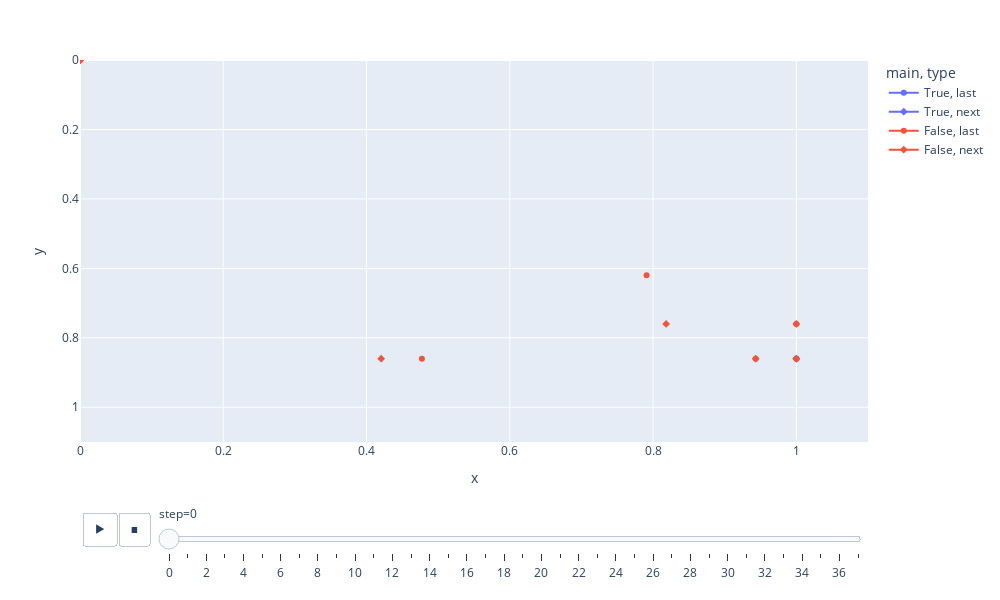

The notebook cell saved with this chart:
### Code cell
chk.plot("6")

### Figure 1 — Plotly figure (JSON) as saved in the notebook; plotly's stock layout.template omitted (floating-point values rounded to 4 significant figures)
{"data": [{"hovertemplate": "<b>%{hovertext}</b><br><br>main=True<br>type=last<br>step=0<br>name=0<br>x=%{x}<br>y=%{y}<extra></extra>", "hovertext": ["Last node of 0 <br> reward: 1.0 <br> action: [5, 0, 5, 0, 4, 2, 0, 0, 3, 0] <br> in system: 1.0"], "legendgroup": "True, last", "line": {"color": "#636efa", "dash": "solid"}, "marker": {"symbol": "circle"}, "mode": "lines+markers", "name": "True, last", "orientation": "v", "showlegend": true, "type": "scatter", "x": [1], "xaxis": "x", "y": [0.86], "yaxis": "y"}, {"hovertemplate": "<b>%{hovertext}</b><br><br>main=True<br>type=next<br>step=0<br>name=0<br>x=%{x}<br>y=%{y}<extra></extra>", "hovertext": ["Next node of 0 <br> reward: 1.0 <br> action: [5, 0, 5, 0, 4, 2, 0, 0, 3, 0] <br> in system: 1.0"], "legendgroup": "True, next", "line": {"color": "#636efa", "dash": "solid"}, "marker": {"symbol": "diamond"}, "mode": "lines+markers", "name": "True, next", "orientation": "v", "showlegend": true, "type": "scatter", "x": [1], "xaxis": "x", "y": [0.86], "yaxis": "y"}, {"hovertemplate": "<b>%{hovertext}</b><br><br>main=False<br>type=last<br>step=0<br>name=1<br>x=%{x}<br>y=%{y}<extra></extra>", "hovertext": ["Last node of 1 <br> reward: 1.0 <br> action: [5, 0, 5, 0, 4, 2, 0, 0, 3, 0] <br> in system: 1.0"], "legendgroup": "False, last", "line": {"color": "#EF553B", "dash": "solid"}, "marker": {"symbol": "circle"}, "mode": "lines+markers", "name": "False, last", "orientation": "v", "showlegend": true, "type": "scatter", "x": [0.4773], "xaxis": "x", "y": [0.86], "yaxis": "y"}, {"hovertemplate": "<b>%{hovertext}</b><br><br>main=False<br>type=last<br>step=0<br>name=2<br>x=%{x}<br>y=%{y}<extra></extra>", "hovertext": ["Last node of 2 <br> reward: 1.0 <br> action: [5, 0, 5, 0, 4, 2, 0, 0, 3, 0] <br> in system: 0.0"], "legendgroup": "False, last", "line": {"color": "#EF553B", "dash": "solid"}, "marker": {"symbol": "circle"}, "mode": "lines+markers", "name": "False, last", "orientation": "v", "showlegend": false, "type": "scatter", "x": [0], "xaxis": "x", "y": [0], "yaxis": "y"}, {"hovertemplate": "<b>%{hovertext}</b><br><br>main=False<br>type=last<br>step=0<br>name=3<br>x=%{x}<br>y=%{y}<extra></extra>", "hovertext": ["Last node of 3 <br> reward: 1.0 <br> action: [5, 0, 5, 0, 4, 2, 0, 0, 3, 0] <br> in system: 0.0"], "legendgroup": "False, last", "line": {"color": "#EF553B", "dash": "solid"}, "marker": {"symbol": "circle"}, "mode": "lines+markers", "name": "False, last", "orientation": "v", "showlegend": false, "type": "scatter", "x": [0], "xaxis": "x", "y": [0], "yaxis": "y"}, {"hovertemplate": "<b>%{hovertext}</b><br><br>main=False<br>type=last<br>step=0<br>name=4<br>x=%{x}<br>y=%{y}<extra></extra>", "hovertext": ["Last node of 4 <br> reward: 1.0 <br> action: [5, 0, 5, 0, 4, 2, 0, 0, 3, 0] <br> in system: 0.0"], "legendgroup": "False, last", "line": {"color": "#EF553B", "dash": "solid"}, "marker": {"symbol": "circle"}, "mode": "lines+markers", "name": "False, last", "orientation": "v", "showlegend": false, "type": "scatter", "x": [0], "xaxis": "x", "y": [0], "yaxis": "y"}, {"hovertemplate": "<b>%{hovertext}</b><br><br>main=False<br>type=last<br>step=0<br>name=5<br>x=%{x}<br>y=%{y}<extra></extra>", "hovertext": ["Last node of 5 <br> reward: 1.0 <br> action: [5, 0, 5, 0, 4, 2, 0, 0, 3, 0] <br> in system: 0.0"], "legendgroup": "False, last", "line": {"color": "#EF553B", "dash": "solid"}, "marker": {"symbol": "circle"}, "mode": "lines+markers", "name": "False, last", "orientation": "v", "showlegend": false, "type": "scatter", "x": [0], "xaxis": "x", "y": [0], "yaxis": "y"}, {"hovertemplate": "<b>%{hovertext}</b><br><br>main=False<br>type=last<br>step=0<br>name=6<br>x=%{x}<br>y=%{y}<extra></extra>", "hovertext": ["Last node of 6 <br> reward: 1.0 <br> action: [5, 0, 5, 0, 4, 2, 0, 0, 3, 0] <br> in system: 0.0"], "legendgroup": "False, last", "line": {"color": "#EF553B", "dash": "solid"}, "marker": {"symbol": "circle"}, "mode": "lines+markers", "name": "False, last", "orientation": "v", "showlegend": false, "type": "scatter", "x": [1], "xaxis": "x", "y": [0.86], "yaxis": "y"}, {"hovertemplate": "<b>%{hovertext}</b><br><br>main=False<br>type=last<br>step=0<br>name=7<br>x=%{x}<br>y=%{y}<extra></extra>", "hovertext": ["Last node of 7 <br> reward: 1.0 <br> action: [5, 0, 5, 0, 4, 2, 0, 0, 3, 0] <br> in system: 1.0"], "legendgroup": "False, last", "line": {"color": "#EF553B", "dash": "solid"}, "marker": {"symbol": "circle"}, "mode": "lines+markers", "name": "False, last", "orientation": "v", "showlegend": false, "type": "scatter", "x": [0.9432], "xaxis": "x", "y": [0.86], "yaxis": "y"}, {"hovertemplate": "<b>%{hovertext}</b><br><br>main=False<br>type=last<br>step=0<br>name=8<br>x=%{x}<br>y=%{y}<extra></extra>", "hovertext": ["Last node of 8 <br> reward: 1.0 <br> action: [5, 0, 5, 0, 4, 2, 0, 0, 3, 0] <br> in system: 1.0"], "legendgroup": "False, last", "line": {"color": "#EF553B", "dash": "solid"}, "marker": {"symbol": "circle"}, "mode": "lines+markers", "name": "False, last", "orientation": "v", "showlegend": false, "type": "scatter", "x": [0.7909], "xaxis": "x", "y": [0.62], "yaxis": "y"}, {"hovertemplate": "<b>%{hovertext}</b><br><br>main=False<br>type=last<br>step=0<br>name=9<br>x=%{x}<br>y=%{y}<extra></extra>", "hovertext": ["Last node of 9 <br> reward: 1.0 <br> action: [5, 0, 5, 0, 4, 2, 0, 0, 3, 0] <br> in system: 0.0"], "legendgroup": "False, last", "line": {"color": "#EF553B", "dash": "solid"}, "marker": {"symbol": "circle"}, "mode": "lines+markers", "name": "False, last", "orientation": "v", "showlegend": false, "type": "scatter", "x": [1], "xaxis": "x", "y": [0.76], "yaxis": "y"}, {"hovertemplate": "<b>%{hovertext}</b><br><br>main=False<br>type=next<br>step=0<br>name=1<br>x=%{x}<br>y=%{y}<extra></extra>", "hovertext": ["Next node of 1 <br> reward: 1.0 <br> action: [5, 0, 5, 0, 4, 2, 0, 0, 3, 0] <br> in system: 1.0"], "legendgroup": "False, next", "line": {"color": "#EF553B", "dash": "solid"}, "marker": {"symbol": "diamond"}, "mode": "lines+markers", "name": "False, next", "orientation": "v", "showlegend": true, "type": "scatter", "x": [0.4205], "xaxis": "x", "y": [0.86], "yaxis": "y"}, {"hovertemplate": "<b>%{hovertext}</b><br><br>main=False<br>type=next<br>step=0<br>name=2<br>x=%{x}<br>y=%{y}<extra></extra>", "hovertext": ["Next node of 2 <br> reward: 1.0 <br> action: [5, 0, 5, 0, 4, 2, 0, 0, 3, 0] <br> in system: 0.0"], "legendgroup": "False, next", "line": {"color": "#EF553B", "dash": "solid"}, "marker": {"symbol": "diamond"}, "mode": "lines+markers", "name": "False, next", "orientation": "v", "showlegend": false, "type": "scatter", "x": [0], "xaxis": "x", "y": [0], "yaxis": "y"}, {"hovertemplate": "<b>%{hovertext}</b><br><br>main=False<br>type=next<br>step=0<br>name=3<br>x=%{x}<br>y=%{y}<extra></extra>", "hovertext": ["Next node of 3 <br> reward: 1.0 <br> action: [5, 0, 5, 0, 4, 2, 0, 0, 3, 0] <br> in system: 0.0"], "legendgroup": "False, next", "line": {"color": "#EF553B", "dash": "solid"}, "marker": {"symbol": "diamond"}, "mode": "lines+markers", "name": "False, next", "orientation": "v", "showlegend": false, "type": "scatter", "x": [0], "xaxis": "x", "y": [0], "yaxis": "y"}, {"hovertemplate": "<b>%{hovertext}</b><br><br>main=False<br>type=next<br>step=0<br>name=4<br>x=%{x}<br>y=%{y}<extra></extra>", "hovertext": ["Next node of 4 <br> reward: 1.0 <br> action: [5, 0, 5, 0, 4, 2, 0, 0, 3, 0] <br> in system: 0.0"], "legendgroup": "False, next", "line": {"color": "#EF553B", "dash": "solid"}, "marker": {"symbol": "diamond"}, "mode": "lines+markers", "name": "False, next", "orientation": "v", "showlegend": false, "type": "scatter", "x": [0], "xaxis": "x", "y": [0], "yaxis": "y"}, {"hovertemplate": "<b>%{hovertext}</b><br><br>main=False<br>type=next<br>step=0<br>name=5<br>x=%{x}<br>y=%{y}<extra></extra>", "hovertext": ["Next node of 5 <br> reward: 1.0 <br> action: [5, 0, 5, 0, 4, 2, 0, 0, 3, 0] <br> in system: 0.0"], "legendgroup": "False, next", "line": {"color": "#EF553B", "dash": "solid"}, "marker": {"symbol": "diamond"}, "mode": "lines+markers", "name": "False, next", "orientation": "v", "showlegend": false, "type": "scatter", "x": [0], "xaxis": "x", "y": [0], "yaxis": "y"}, {"hovertemplate": "<b>%{hovertext}</b><br><br>main=False<br>type=next<br>step=0<br>name=6<br>x=%{x}<br>y=%{y}<extra></extra>", "hovertext": ["Next node of 6 <br> reward: 1.0 <br> action: [5, 0, 5, 0, 4, 2, 0, 0, 3, 0] <br> in system: 0.0"], "legendgroup": "False, next", "line": {"color": "#EF553B", "dash": "solid"}, "marker": {"symbol": "diamond"}, "mode": "lines+markers", "name": "False, next", "orientation": "v", "showlegend": false, "type": "scatter", "x": [1], "xaxis": "x", "y": [0.76], "yaxis": "y"}, {"hovertemplate": "<b>%{hovertext}</b><br><br>main=False<br>type=next<br>step=0<br>name=7<br>x=%{x}<br>y=%{y}<extra></extra>", "hovertext": ["Next node of 7 <br> reward: 1.0 <br> action: [5, 0, 5, 0, 4, 2, 0, 0, 3, 0] <br> in system: 1.0"], "legendgroup": "False, next", "line": {"color": "#EF553B", "dash": "solid"}, "marker": {"symbol": "diamond"}, "mode": "lines+markers", "name": "False, next", "orientation": "v", "showlegend": false, "type": "scatter", "x": [0.9432], "xaxis": "x", "y": [0.86], "yaxis": "y"}, {"hovertemplate": "<b>%{hovertext}</b><br><br>main=False<br>type=next<br>step=0<br>name=8<br>x=%{x}<br>y=%{y}<extra></extra>", "hovertext": ["Next node of 8 <br> reward: 1.0 <br> action: [5, 0, 5, 0, 4, 2, 0, 0, 3, 0] <br> in system: 1.0"], "legendgroup": "False, next", "line": {"color": "#EF553B", "dash": "solid"}, "marker": {"symbol": "diamond"}, "mode": "lines+markers", "name": "False, next", "orientation": "v", "showlegend": false, "type": "scatter", "x": [0.8182], "xaxis": "x", "y": [0.76], "yaxis": "y"}, {"hovertemplate": "<b>%{hovertext}</b><br><br>main=False<br>type=next<br>step=0<br>name=9<br>x=%{x}<br>y=%{y}<extra></extra>", "hovertext": ["Next node of 9 <br> reward: 1.0 <br> action: [5, 0, 5, 0, 4, 2, 0, 0, 3, 0] <br> in system: 0.0"], "legendgroup": "False, next", "line": {"color": "#EF553B", "dash": "solid"}, "marker": {"symbol": "diamond"}, "mode": "lines+markers", "name": "False, next", "orientation": "v", "showlegend": false, "type": "scatter", "x": [1], "xaxis": "x", "y": [0.86], "yaxis": "y"}], "layout": {"height": 600, "legend": {"title": {"text": "main, type"}, "tracegroupgap": 0}, "margin": {"t": 60}, "sliders": [{"active": 0, "currentvalue": {"prefix": "step="}, "len": 0.9, "pad": {"b": 10, "t": 60}, "steps": [{"args": [["0"], {"frame": {"duration": 0, "redraw": false}, "fromcurrent": true, "mode": "immediate", "transition": {"duration": 0, "easing": "linear"}}], "label": "0", "method": "animate"}, {"args": [["1"], {"frame": {"duration": 0, "redraw": false}, "fromcurrent": true, "mode": "immediate", "transition": {"duration": 0, "easing": "linear"}}], "label": "1", "method": "animate"}, {"args": [["2"], {"frame": {"duration": 0, "redraw": false}, "fromcurrent": true, "mode": "immediate", "transition": {"duration": 0, "easing": "linear"}}], "label": "2", "method": "animate"}, {"args": [["3"], {"frame": {"duration": 0, "redraw": false}, "fromcurrent": true, "mode": "immediate", "transition": {"duration": 0, "easing": "linear"}}], "label": "3", "method": "animate"}, {"args": [["4"], {"frame": {"duration": 0, "redraw": false}, "fromcurrent": true, "mode": "immediate", "transition": {"duration": 0, "easing": "linear"}}], "label": "4", "method": "animate"}, {"args": [["5"], {"frame": {"duration": 0, "redraw": false}, "fromcurrent": true, "mode": "immediate", "transition": {"duration": 0, "easing": "linear"}}], "label": "5", "method": "animate"}, {"args": [["6"], {"frame": {"duration": 0, "redraw": false}, "fromcurrent": true, "mode": "immediate", "transition": {"duration": 0, "easing": "linear"}}], "label": "6", "method": "animate"}, {"args": [["7"], {"frame": {"duration": 0, "redraw": false}, "fromcurrent": true, "mode": "immediate", "transition": {"duration": 0, "easing": "linear"}}], "label": "7", "method": "animate"}, {"args": [["8"], {"frame": {"duration": 0, "redraw": false}, "fromcurrent": true, "mode": "immediate", "transition": {"duration": 0, "easing": "linear"}}], "label": "8", "method": "animate"}, {"args": [["9"], {"frame": {"duration": 0, "redraw": false}, "fromcurrent": true, "mode": "immediate", "transition": {"duration": 0, "easing": "linear"}}], "label": "9", "method": "animate"}, {"args": [["10"], {"frame": {"duration": 0, "redraw": false}, "fromcurrent": true, "mode": "immediate", "transition": {"duration": 0, "easing": "linear"}}], "label": "10", "method": "animate"}, {"args": [["11"], {"frame": {"duration": 0, "redraw": false}, "fromcurrent": true, "mode": "immediate", "transition": {"duration": 0, "easing": "linear"}}], "label": "11", "method": "animate"}, {"args": [["12"], {"frame": {"duration": 0, "redraw": false}, "fromcurrent": true, "mode": "immediate", "transition": {"duration": 0, "easing": "linear"}}], "label": "12", "method": "animate"}, {"args": [["13"], {"frame": {"duration": 0, "redraw": false}, "fromcurrent": true, "mode": "immediate", "transition": {"duration": 0, "easing": "linear"}}], "label": "13", "method": "animate"}, {"args": [["14"], {"frame": {"duration": 0, "redraw": false}, "fromcurrent": true, "mode": "immediate", "transition": {"duration": 0, "easing": "linear"}}], "label": "14", "method": "animate"}, {"args": [["15"], {"frame": {"duration": 0, "redraw": false}, "fromcurrent": true, "mode": "immediate", "transition": {"duration": 0, "easing": "linear"}}], "label": "15", "method": "animate"}, {"args": [["16"], {"frame": {"duration": 0, "redraw": false}, "fromcurrent": true, "mode": "immediate", "transition": {"duration": 0, "easing": "linear"}}], "label": "16", "method": "animate"}, {"args": [["17"], {"frame": {"duration": 0, "redraw": false}, "fromcurrent": true, "mode": "immediate", "transition": {"duration": 0, "easing": "linear"}}], "label": "17", "method": "animate"}, {"args": [["18"], {"frame": {"duration": 0, "redraw": false}, "fromcurrent": true, "mode": "immediate", "transition": {"duration": 0, "easing": "linear"}}], "label": "18", "method": "animate"}, {"args": [["19"], {"frame": {"duration": 0, "redraw": false}, "fromcurrent": true, "mode": "immediate", "transition": {"duration": 0, "easing": "linear"}}], "label": "19", "method": "animate"}, {"args": [["20"], {"frame": {"duration": 0, "redraw": false}, "fromcurrent": true, "mode": "immediate", "transition": {"duration": 0, "easing": "linear"}}], "label": "20", "method": "animate"}, {"args": [["21"], {"frame": {"duration": 0, "redraw": false}, "fromcurrent": true, "mode": "immediate", "transition": {"duration": 0, "easing": "linear"}}], "label": "21", "method": "animate"}, {"args": [["22"], {"frame": {"duration": 0, "redraw": false}, "fromcurrent": true, "mode": "immediate", "transition": {"duration": 0, "easing": "linear"}}], "label": "22", "method": "animate"}, {"args": [["23"], {"frame": {"duration": 0, "redraw": false}, "fromcurrent": true, "mode": "immediate", "transition": {"duration": 0, "easing": "linear"}}], "label": "23", "method": "animate"}, {"args": [["24"], {"frame": {"duration": 0, "redraw": false}, "fromcurrent": true, "mode": "immediate", "transition": {"duration": 0, "easing": "linear"}}], "label": "24", "method": "animate"}, {"args": [["25"], {"frame": {"duration": 0, "redraw": false}, "fromcurrent": true, "mode": "immediate", "transition": {"duration": 0, "easing": "linear"}}], "label": "25", "method": "animate"}, {"args": [["26"], {"frame": {"duration": 0, "redraw": false}, "fromcurrent": true, "mode": "immediate", "transition": {"duration": 0, "easing": "linear"}}], "label": "26", "method": "animate"}, {"args": [["27"], {"frame": {"duration": 0, "redraw": false}, "fromcurrent": true, "mode": "immediate", "transition": {"duration": 0, "easing": "linear"}}], "label": "27", "method": "animate"}, {"args": [["28"], {"frame": {"duration": 0, "redraw": false}, "fromcurrent": true, "mode": "immediate", "transition": {"duration": 0, "easing": "linear"}}], "label": "28", "method": "animate"}, {"args": [["29"], {"frame": {"duration": 0, "redraw": false}, "fromcurrent": true, "mode": "immediate", "transition": {"duration": 0, "easing": "linear"}}], "label": "29", "method": "animate"}, {"args": [["30"], {"frame": {"duration": 0, "redraw": false}, "fromcurrent": true, "mode": "immediate", "transition": {"duration": 0, "easing": "linear"}}], "label": "30", "method": "animate"}, {"args": [["31"], {"frame": {"duration": 0, "redraw": false}, "fromcurrent": true, "mode": "immediate", "transition": {"duration": 0, "easing": "linear"}}], "label": "31", "method": "animate"}, {"args": [["32"], {"frame": {"duration": 0, "redraw": false}, "fromcurrent": true, "mode": "immediate", "transition": {"duration": 0, "easing": "linear"}}], "label": "32", "method": "animate"}, {"args": [["33"], {"frame": {"duration": 0, "redraw": false}, "fromcurrent": true, "mode": "immediate", "transition": {"duration": 0, "easing": "linear"}}], "label": "33", "method": "animate"}, {"args": [["34"], {"frame": {"duration": 0, "redraw": false}, "fromcurrent": true, "mode": "immediate", "transition": {"duration": 0, "easing": "linear"}}], "label": "34", "method": "animate"}, {"args": [["35"], {"frame": {"duration": 0, "redraw": false}, "fromcurrent": true, "mode": "immediate", "transition": {"duration": 0, "easing": "linear"}}], "label": "35", "method": "animate"}, {"args": [["36"], {"frame": {"duration": 0, "redraw": false}, "fromcurrent": true, "mode": "immediate", "transition": {"duration": 0, "easing": "linear"}}], "label": "36", "method": "animate"}, {"args": [["37"], {"frame": {"duration": 0, "redraw": false}, "fromcurrent": true, "mode": "immediate", "transition": {"duration": 0, "easing": "linear"}}], "label": "37", "method": "animate"}], "x": 0.1, "xanchor": "left", "y": 0, "yanchor": "top"}], "updatemenus": [{"buttons": [{"args": [null, {"frame": {"duration": 500, "redraw": false}, "fromcurrent": true, "mode": "immediate", "transition": {"duration": 500, "easing": "linear"}}], "label": "&#9654;", "method": "animate"}, {"args": [[null], {"frame": {"duration": 0, "redraw": false}, "fromcurrent": true, "mode": "immediate", "transition": {"duration": 0, "easing": "linear"}}], "label": "&#9724;", "method": "animate"}], "direction": "left", "pad": {"r": 10, "t": 70}, "showactive": false, "type": "buttons", "x": 0.1, "xanchor": "right", "y": 0, "yanchor": "top"}], "width": 1000, "xaxis": {"anchor": "y", "domain": [0, 1], "range": [0, 1.1], "title": {"text": "x"}}, "yaxis": {"anchor": "x", "domain": [0, 1], "range": [1.1, 0], "title": {"text": "y"}}}}
